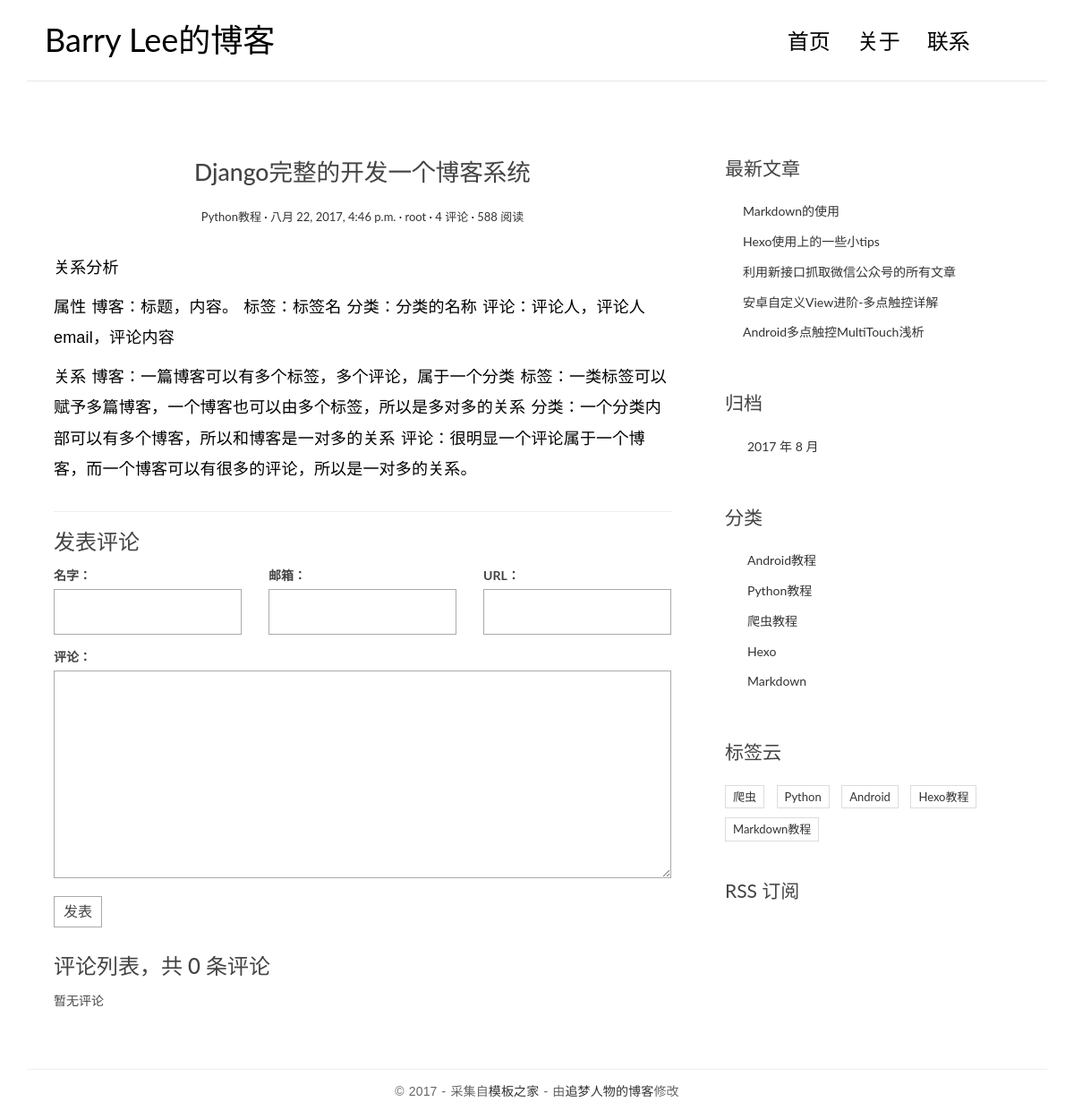
The app's page /post/2/ with its own data.
### blog/models.py (models this page shows, shortened)
class Post(models.Model):
    title = models.CharField(max_length=150)
    body = models.TextField()
    created_time = models.DateTimeField(auto_now_add=True)
    modified_time = models.DateTimeField(auto_now=True)
    excerpt = models.CharField(max_length=200, blank=True)
    category = models.ForeignKey(Category)
    tags = models.ManyToManyField(Tag, blank=True)
    author = models.ForeignKey(User)
    def get_absolute_url(self):
        return reverse('blog:detail',kwargs={'pk': self.pk})
    class Meta:
        ordering = ['-created_time','title']

class Category(models.Model):
    name = models.CharField(max_length=100)

class Tag(models.Model):
    name = models.CharField(max_length=100)

### blog/views.py (the view)
# urls.py: url(r'^post/(?P<pk>[0-9]+)/$', views.detail, name='detail'),
def detail(request, pk):
    post = get_object_or_404(Post, pk=pk)
    post.body = markdown.markdown(post.body, extensions=[
        'markdown.extensions.extra',
        'markdown.extensions.codehilite',
        'markdown.extensions.toc',
    ])
    form = CommentForm()
    comment_list = post.comment_set.all()
    context = {'post': post,
               'form': form,
               'comment_list': comment_list
               }
    return render(request, 'blog/detail.html', context=context)

### comments/forms.py
class CommentForm(forms.ModelForm):
    class Meta:
        model = Comment
        fields = ['name', 'email', 'url', 'text']

### blog/templatetags/blog_tags.py (called while the page is built)
@register.simple_tag
def get_recent_posts(num=5):
    return Post.objects.all().order_by('-created_time')[:num]

@register.simple_tag
def archives():
    return Post.objects.dates('created_time', 'month', order='DESC')

@register.simple_tag
def get_categories():
    return Category.objects.all()

@register.simple_tag
def get_tags():
    return Tag.objects.all()

### templates/blog/detail.html (shortened to what this page needs)
{% extends 'blog/base.html' %}
{% block main %}
<article class="post post-{{post.pk}}">
    <header class="entry-header">
        <h1 class="entry-title">{{post.title}}</h1>
        <div class="entry-meta">
            <span class="post-category"><a href="#">{{post.category.name}}</a></span>
            <span class="post-date"><a href="#"><time class="entry-date"
                                                      datetime="{{post.created_time}}">{{post.created_time}}</time></a></span>
            <span class="post-author"><a href="#">{{post.author}}</a></span>
            <span class="comments-link"><a href="#">4 评论</a></span>
            <span class="views-count"><a href="#">588 阅读</a></span>
        </div>
    </header>
    <div class="entry-content clearfix">
        {{post.body|safe}}
    </div>
</article>
<section class="comment-area" id="comment-area">
    <hr>
    <h3>发表评论</h3>
    <form action="{% url 'comments:post_comment' post.pk %}" method="post" class="comment-form">
        <div class="row">
            <div class="col-md-4">
                <label for="{{ form.name.id_for_label }}">名字：</label>
                {{ form.name }}
            </div>
            <div class="col-md-4">
                <label for="{{ form.email.id_for_label }}">邮箱：</label>
                {{ form.email }}
            </div>
            <div class="col-md-4">
                <label for="{{ form.url.id_for_label }}">URL：</label>
                {{ form.url }}
            </div>
            <div class="col-md-12">
                <label for="{{ form.text.id_for_label }}">评论：</label>
                {{ form.text }}
                <button type="submit" class="comment-btn">发表</button>
            </div>
        </div>
    </form>
    <div class="comment-list-panel">
        <h3>评论列表，共 <span>{{ post.comment_set.count }}</span> 条评论</h3>
        <ul class="comment-list list-unstyled">
            {% for comment in comment_list %}
            <li class="comment-item">
                <span class="nickname">{{ comment.name }}</span>
                <time class="submit-date">{{ comment.created_time }}</time>
                <div class="text">
                    {{ comment.text }}
                </div>
            </li>
            {% empty %}
            暂无评论
            {% endfor %}
        </ul>
    </div>
</section>
{% endblock main %}

### templates/blog/base.html (shortened to what this page needs)
<!DOCTYPE html>
{% load staticfiles %}
{% load blog_tags %}
<html>
<head>
    <link rel="stylesheet" href="http://code.ionicframework.com/ionicons/2.0.1/css/ionicons.min.css">
    <link rel="stylesheet" href="{% static 'blog/css/bootstrap.min.css' %}">
    <link rel="stylesheet" href="{% static 'blog/css/pace.css' %}">
    <link rel="stylesheet" href="{% static 'blog/css/custom.css' %}">
    <link rel="stylesheet" href="{% static 'blog/css/highlights/github.css' %}">
</head>
</head>
<body>
<div class="container">
    <header id="site-header">
        <div class="row">
            <div class="col-md-4 col-sm-5 col-xs-8">
                <div class="logo">
                    <h1><a href="{% url 'blog:index'%}"><b>Barry Lee</b>的博客</a></h1>
                </div>
            </div>
            <div class="col-md-8 col-sm-7 col-xs-4">
                <nav class="main-nav" role="navigation">
                    <div class="collapse navbar-collapse" id="bs-example-navbar-collapse-1">
                        <ul class="nav navbar-nav navbar-right">
                            <li class="cl-effect-11"><a href="{% url 'blog:index'%}" data-hover="首页">首页</a></li>
                            <li class="cl-effect-11"><a href="{% url 'blog:about'%}" data-hover="关于">关于</a></li>
                            <li class="cl-effect-11"><a href="{% url 'blog:contact'%}" data-hover="联系">联系</a></li>
                        </ul>
                    </div>
                </nav>
            </div>
        </div>
    </header>
</div>
<div class="content-body">
    <div class="container">
        <div class="row">
            <main class="col-md-8">
                {% block main %}
                {% endblock main %}
            </main>
            <aside class="col-md-4">
                <div class="widget widget-recent-posts">
                    <h3 class="widget-title">最新文章</h3>
                    {% get_recent_posts as recent_post_list %}
                    <ul>
                        {% for post in recent_post_list %}
                        <li>
                            <a href="{{post.get_absolute_url }}">{{post.title}}</a>
                        </li>
                        {% empty %}
                        暂无文章!
                        {% endfor %}
                    </ul>
                </div>
                <div class="widget widget-archives">
                    <h3 class="widget-title">归档</h3>
                    {% archives as date_list %}
                    <ul>
                        {% for date in date_list %}
                        <li>
                            <a href="{% url 'blog:archives' date.year date.month %}">{{date.year}} 年 {{date.month}}
                                月</a>
                        </li>
                        {% empty %}
                        暂无归档！
                        {% endfor %}
                    </ul>
                </div>
                <div class="widget widget-category">
                    <h3 class="widget-title">分类</h3>
                    {% get_categories as categories_list %}
                    <ul>
                        {% for category in categories_list %}
                        <li>
                            <a href="{% url 'blog:category' category.pk %}">{{category.name}}</a>
                        </li>
                        {% empty %}
                        暂无分类！
                        {% endfor %}
                    </ul>
                </div>
                <div class="widget widget-tag-cloud">
                    <h3 class="widget-title">标签云</h3>
                    {% get_tags as tag_list %}
                    <ul>
                        {% for tag in tag_list %}
                        <li>
                            <a href="{% url 'blog:tag' tag.pk %}">{{tag.name}}</a>
                        </li>
                        {% empty %}
                        暂无分类！
                        {% endfor %}
                    </ul>
                </div>
                <div class="rss">
                    <a href=""> RSS 订阅</a>
                </div>
            </aside>
        </div>
    </div>
</div>
<footer id="site-footer">
    <div class="container">
        <div class="row">
            <div class="col-md-12">
                <p class="copyright">&copy 2017 - 采集自<a href="http://www.cssmoban.com/"
                                                        target="_blank" title="模板之家">模板之家</a>
                    - 由<a href="http://zmrenwu.com/" title="网页模板" target="_blank">追梦人物的博客</a>修改
                </p>
            </div>
        </div>
    </div>
</footer>
</body>
</html>

### static/blog/css/custom.css (style rules this page uses)
* { outline: none; }
h1, h2, h3, h4, h5, h6 { margin-top: 0; }
b { font-weight: 400; }
a { color: #333; }
body { color: #444; font-family: 'Lato', sans-serif; }
p { font-family: 'Ubuntu', sans-serif; font-weight: 400; word-spacing: 1px; letter-spacing: 0.01em; }
#site-header { background-color: #FFF; padding: 25px 20px; margin-bottom: 40px; border-bottom: 1px solid #e7e7e7; }
.logo h1 a { color: #000; }
.logo h1 { margin: 0; font-family: 'Lato', sans-serif; font-weight: 300; }
.main-nav { margin-top: 11px; max-width: 95%; }
.main-nav a { color: #000000 !important; padding: 0 0 5px 0 !important; margin-right: 30px; font-family: 'Lato', sans-serif; font-weight: 300; font-size: 24px; }
.cl-effect-11 a { padding: 10px 0; color: #0972b4; text-shadow: none; }
.cl-effect-11 a::before { position: absolute; top: 0; left: 0; overflow: hidden; padding: 0 0 5px 0 !important; max-width: 0; border-bottom: 1px solid #000; color: #000; content: attr(data-hover); white-space: nowrap; -webkit-transition: max-width 0.5s; -moz-transition: max-width 0.5s; transition: max-width 0.5s; }
.content-body { padding-bottom: 4em; }
.post { background: #fff; padding: 30px 30px 0; }
.entry-title { text-align: center; font-size: 1.9em; margin-bottom: 20px; line-height: 1.6; padding: 10px 20px 0; }
.entry-meta { text-align: center; color: #DDDDDD; font-size: 13px; margin-bottom: 30px; }
.entry-content { font-size: 18px; line-height: 1.9; font-weight: 300; color: #000; }
.post-category::after, .post-date::after, .post-author::after, .comments-link::after { content: ' ·'; color: #000; }
.widget { background: #fff; padding: 30px 0 0; }
.widget-title { font-size: 1.5em; margin-bottom: 20px; line-height: 1.6; padding: 10px 0 0; font-weight: 400; }
.widget-recent-posts ul { padding: 0; margin: 0; padding-left: 20px; }
.widget-recent-posts ul li { list-style-type: none; position: relative; line-height: 170%; margin-bottom: 10px; }
.widget-recent-posts ul li::before { content: '\f3d3'; font-family: "Ionicons"; position: absolute; left: -17px; top: 3px; font-size: 16px; color: #000; }
.widget-archives ul { padding: 0; margin: 0; padding-left: 25px; }
.widget-archives ul li { list-style-type: none; position: relative; line-height: 170%; margin-bottom: 10px; }
.widget-archives ul li::before { content: '\f3f3'; font-family: "Ionicons"; position: absolute; left: -25px; top: 1px; font-size: 16px; color: #000; }
.widget-category ul { padding: 0; margin: 0; padding-left: 25px; }
.widget-category ul li { list-style-type: none; position: relative; line-height: 170%; margin-bottom: 10px; }
.widget-category ul li::before { content: '\f3fe'; font-family: "Ionicons"; position: absolute; left: -25px; top: 1px; font-size: 18px; color: #000; }
.widget-tag-cloud ul { padding: 0; margin: 0; margin-right: -10px; }
.widget-tag-cloud ul li { list-style-type: none; font-size: 13px; display: inline-block; margin-right: 10px; margin-bottom: 10px; padding: 3px 8px; border: 1px solid #ddd; }
.rss { font-size: 21px; margin-top: 30px; }
.rss a { color: #444; }
#site-footer { padding-top: 10px; padding: 0 0 1.5em 0; }
.copyright { text-align: center; padding-top: 1em; margin: 0; border-top: 1px solid #eee; color: #666; }
.contact-form input, .comment-form input { border: 1px solid #aaa; margin-bottom: 15px; width: 100%; padding: 15px 15px; font-size: 16px; line-height: 100%; transition: 0.4s border-color linear; }
.contact-form textarea, .comment-form textarea { border: 1px solid #aaa; margin-bottom: 15px; width: 100%; padding: 15px 15px; font-size: 16px; line-height: 20px !important; min-height: 183px; transition: 0.4s border-color linear; }
.comment-area { padding: 0 30px 0; }
.comment-form { margin-top: 15px; }
.comment-form .comment-btn { background-color: #fff; border: 1px solid #aaa; font-size: 16px; padding: 5px 10px; }
.comment-list-panel { margin-top: 30px; }
.comment-list { margin-top: 15px; }

### records on screen
Post: title "Django完整的开发一个博客系统", category.name "Python教程", created_time "八月 22, 2017, 4:46 p.m.", author "root", body "关系分析 属性 博客：标题，内容。 标签：标签名 分类：分类的名称 评论：评论人，评论人email，评论内容 关系 博客：一篇博客可以有多个标签，多个评论，属于一个分类 标签：一类标签可以赋予多篇博客，一个博客也可以由多个标签，所以是多对多的关系 分类：一个分类内部可以有多个博客，所以和博客是一对多的关系 评论：很明显一个评论属于一个博客，而一个博客可以有很多的评论，所以是一对多的关系。", comment_set.count "0"
Post: title "Markdown的使用"
Post: title "Hexo使用上的一些小tips"
Post: title "利用新接口抓取微信公众号的所有文章"
Post: title "安卓自定义View进阶-多点触控详解"
Post: title "Android多点触控MultiTouch浅析"
Category: name "Android教程"
Category: name "Python教程"
Category: name "爬虫教程"
Category: name "Hexo"
Category: name "Markdown"
Tag: name "爬虫"
Tag: name "Python"
Tag: name "Android"
Tag: name "Hexo教程"
Tag: name "Markdown教程"

### other values on screen
{{ date.year }} "2017"
{{ date.month }} "8"
